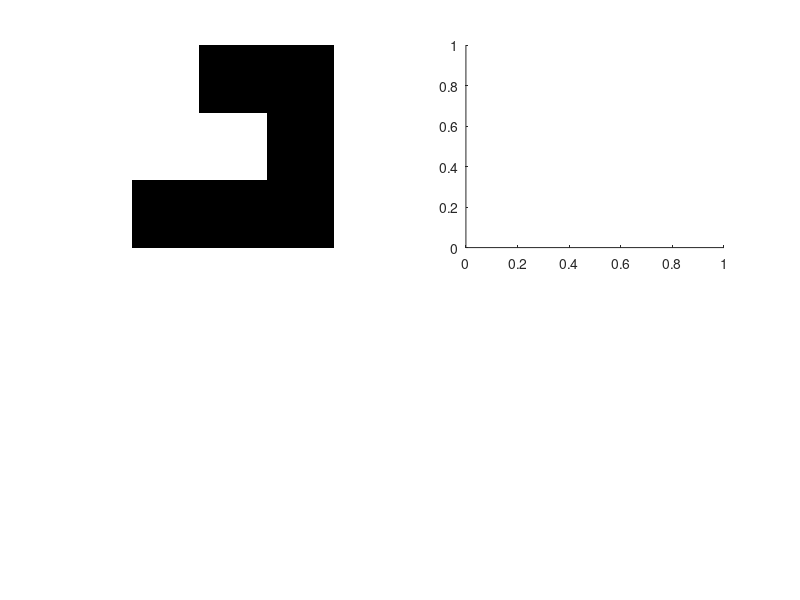

Write the MATLAB code that produced this figure. (Note: this script raises an error after producing the figure.)
function testNorm()
    tx = @(v) v(2);
    ty = @(v) v(1);
    tanvec = @(v) [tx(v) -ty(v)];

    %r = rand(3,3);
    %m = r>0.5
    m = [ 1 0 0;
          1 1 0;
          0 0 0
        ]
     
    v = [0 0];
    
    for i=1:3
        for j=1:3
           k = i-2;
           l = j-2;
           
           v(1) = v(1)-m(i,j)*k;
           v(2) = v(2)+m(i,j)*l;
        end
    end
    v = v/norm(v)
    t = tanvec(v)
    
    figure
    subplot(2,2,1)
    imshow(m)
    subplot(2,2,2)
    x0 = [0 0];
    vectarrow(x0,v);
    hold on
    %vectarrow(x0,t);
    axis([-1 1 -1 1])
    %arrow([0,v(1)],[0,v(2)]);
end